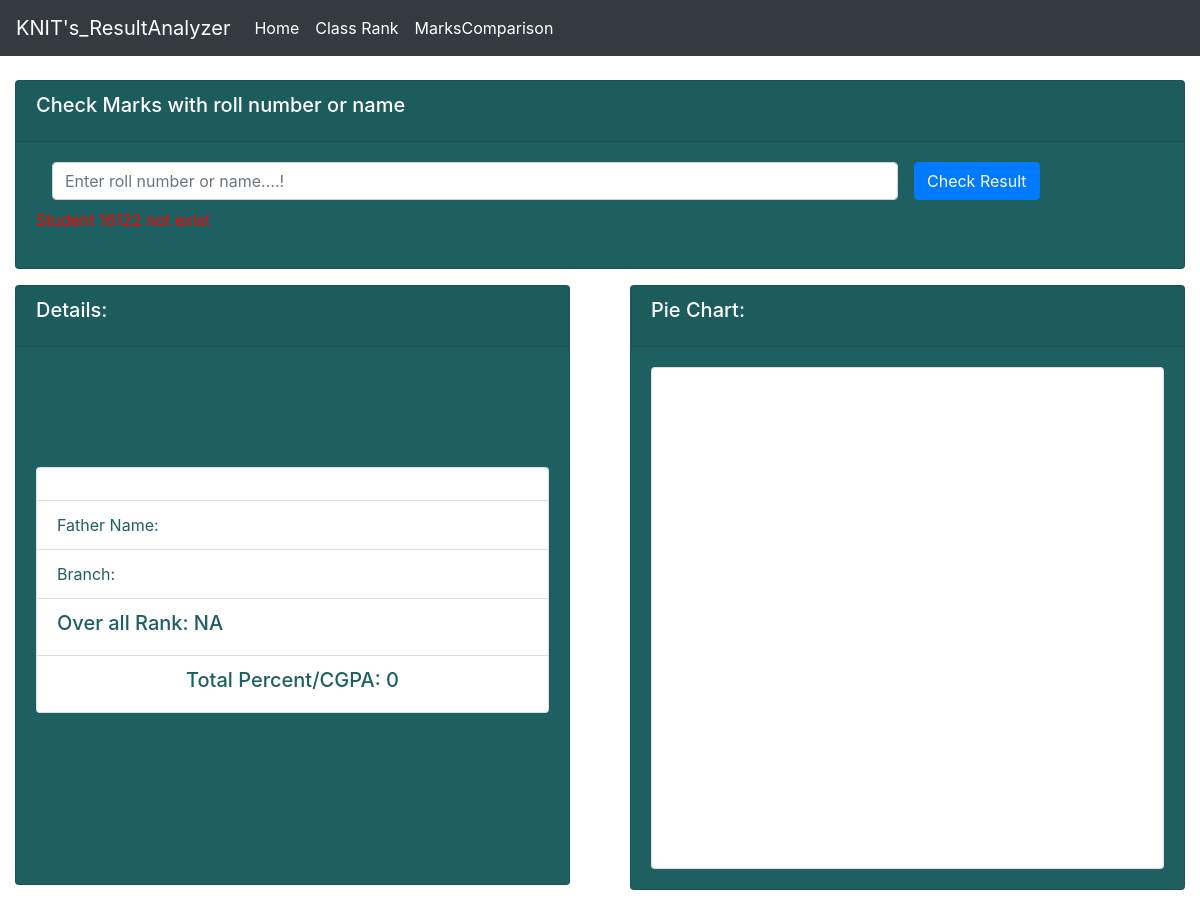
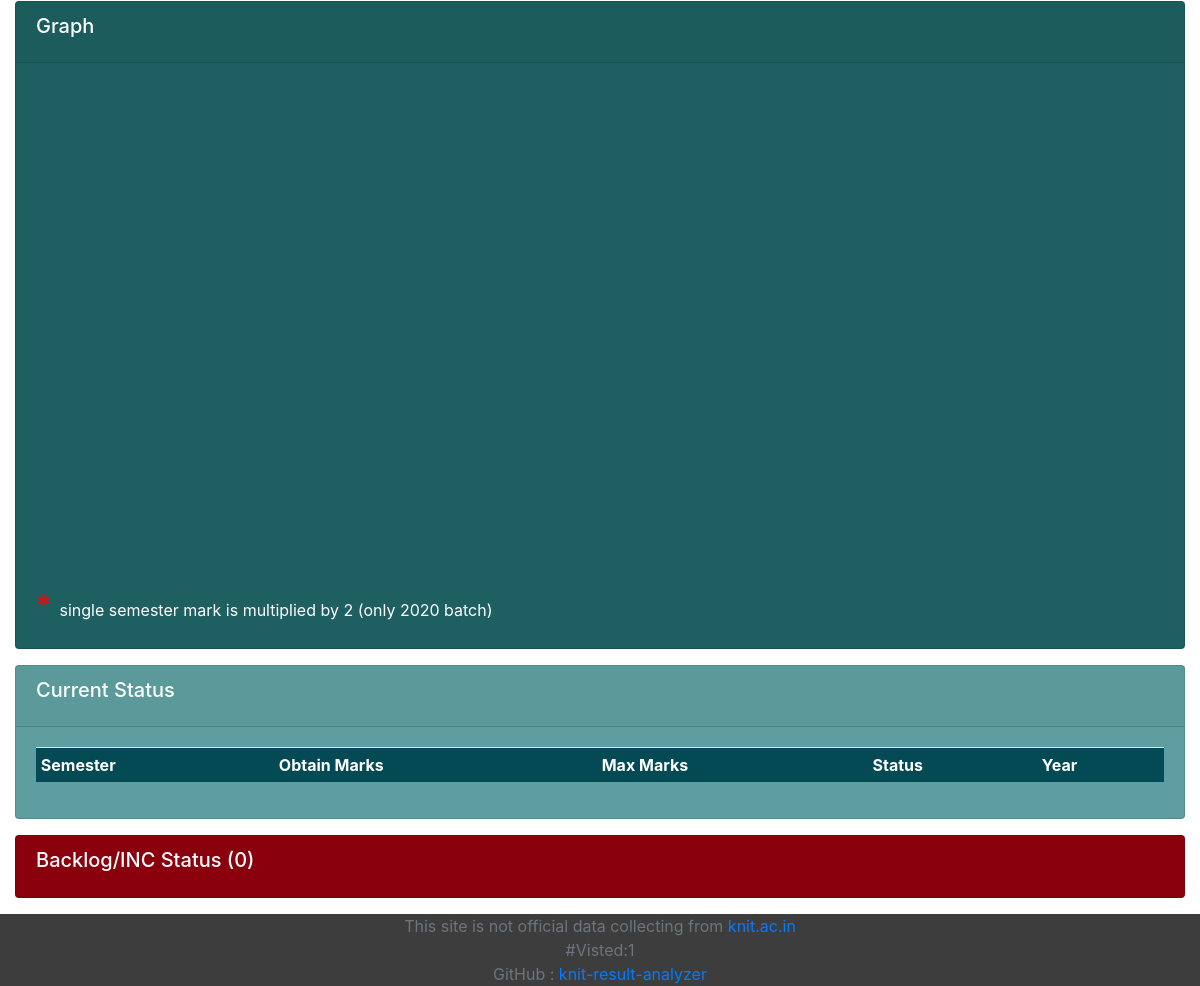
Page /fullResult/16122 on the earlier database version (2 pictures, top to bottom).
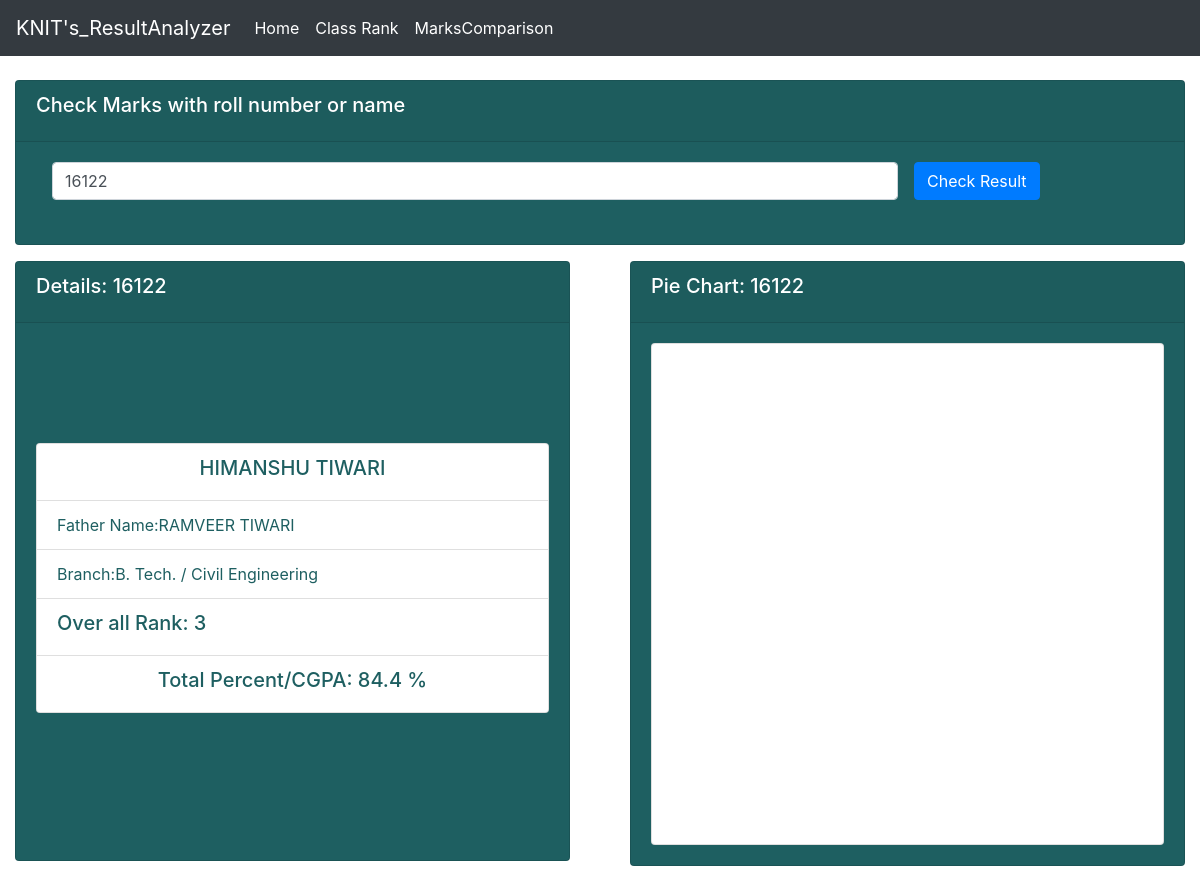
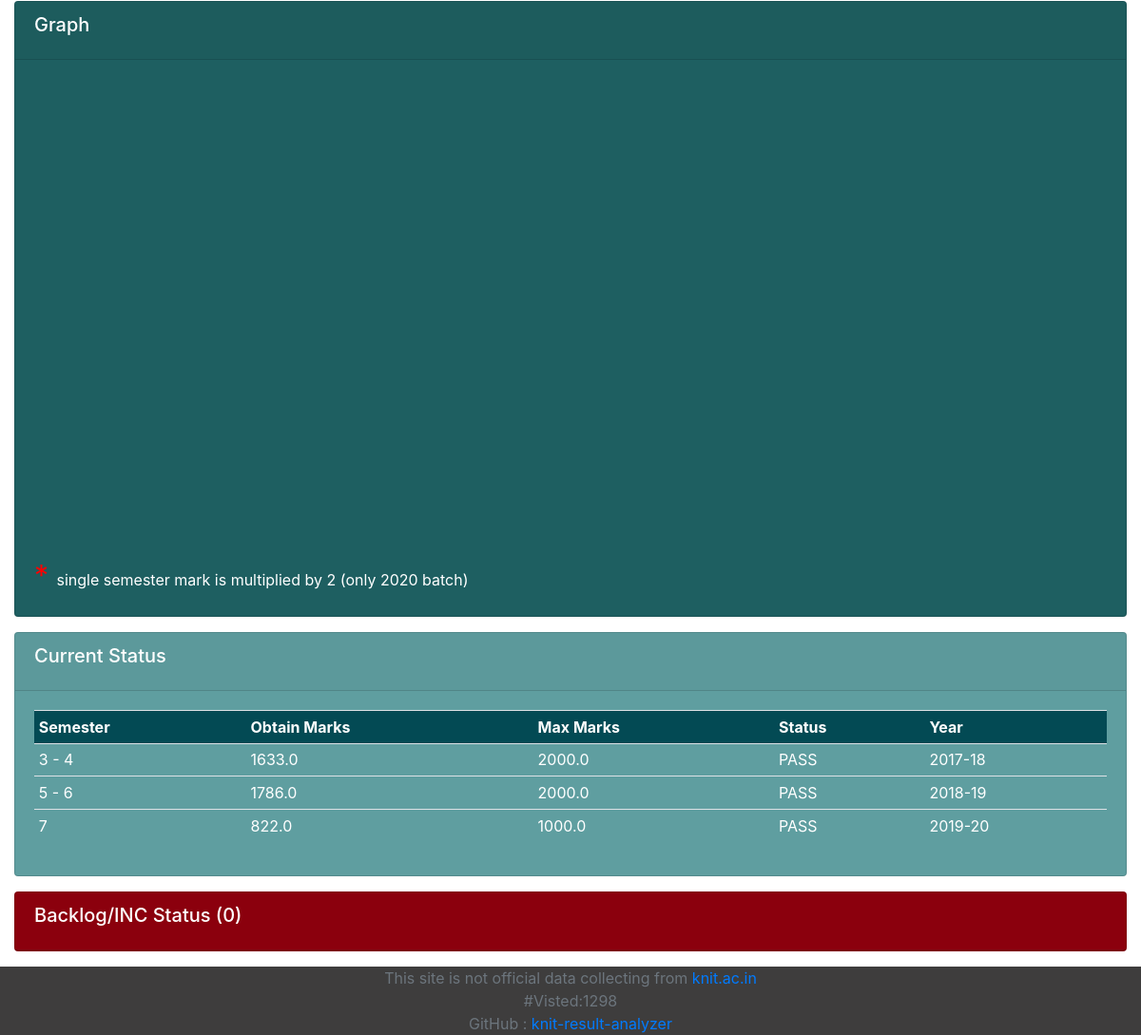
Same page on the later database version (2 pictures, top to bottom).
### resultApp/models.py (models this page shows, shortened)
class Student(models.Model):
	roll=models.CharField(max_length=20,primary_key=True)
	name=models.CharField(max_length=30)
	fname=models.CharField(max_length=30)
	course=models.CharField(max_length=30)

class Marks(models.Model):
	roll=models.CharField(max_length=20)
	semester=models.CharField(max_length=20)
	year_of_result=models.CharField(max_length=20)
	obtain_marks=models.FloatField(default=0)
	total_marks=models.FloatField(default=10.0)
	status=models.CharField(max_length=20)
	carry_over_status=models.IntegerField()
	dinank=models.DateTimeField(default=timezone.now)
	def __str__(self):
		return self.roll
	class Meta:
		unique_together = ('roll', 'semester',)

### resultApp/views.py (the view, shortened to what this page needs)
# urls.py: path('fullResult', views.fullResult ,name='fullResult') ,
def fullResult(request, rolln=''):
	msg=''
	studentDetail = ''
	pieData = ''
	rollOrName = ''
	lineData= []
	rank='NA'
	if request.method=='POST' or rolln!='':
		if rolln!='':
			rollOrName = rolln
		else:rollOrName=request.POST.get('rollOrName','')
		try:
			studentDetail=  Student.objects.get(roll=rollOrName)
			if len(rollOrName)==6:
				batch = int(rollOrName[0:2])-1
				branch = int(rollOrName[3])
			else:
				batch = int(rollOrName[0:2])
				branch = int(rollOrName[2])
			allMrakWithRankSorted = getOverAllRank(batch,branch)
			for idx,vlu in enumerate(allMrakWithRankSorted):
				if vlu[0]==rollOrName:rank = idx+1
		except:
			msg="Student {} not exist".format(rollOrName)
		pieData = getAllMarks(rollOrName)
		flag=1
		try:
			allSem = Marks.objects.filter(roll=rollOrName)
			percent = 0
			year = '2020'
			for i in allSem:
				if rollOrName not in rollNoGenerator( int(year[2::])-4)  :
					percent+=i.obtain_marks
				else:
					percent += i.obtain_marks/i.total_marks
					flag=0
					print("--------------------")
				if len(i.semester)==1 and rollOrName  in rollNoGenerator(int(year[2::])-4):
					lineData.append({'y':i.obtain_marks*2,'label': "* Semester "+i.semester})
				else:
					lineData.append({'y':i.obtain_marks,'label': "Semester "+i.semester})
			percent /=len(allSem)
			print('--->',percent)
			if flag:
				percent = str(round(percent,2))
			else:
				percent = str(round(percent*100,1) )+' %'
			print('percent',percent)
		except:
			print("Except2")
		try:
			backlogData = Carryover.objects.filter(roll=rollOrName)
		except:
			print("Except3")
		print('hekkko',allSem)
	context = {
		'percent':percent,
		'msg':msg,
		'studentDetail':studentDetail,
		'pieData':pieData,
		'allSem':allSem,
		'backlogData':backlogData,
		'totalBackLog':'('+str(len(backlogData))+')',
		'visit':countVisitor(),
		'lineData':lineData,
		'rank':rank
	}
	return render(request,'fullResult.html',context)

### resultApp/views.py (called while the page is built)
def countVisitor():
	visitUpdate = Visitor(count=1)
	visitUpdate.save()
	return Visitor.objects.all().count()

def rollNoGenerator(year):
	year=str(year)
	lateral_code='8'
	course_code=['1','2','3','4','5','6']
	linear=62
	lateral=12
	def rollconvert(param):
		if param<10:k='0'+str(param)
		else:k=str(param)
		return str(k)
	roll=[]
	for h in course_code:
		for i in range(1,linear+1):roll.append(year+h+rollconvert(i))
		year=str(int(year)+1)
		for i in range(1,lateral+1):roll.append(year+lateral_code+h+rollconvert(i))
		year=str(int(year)-1)
	return roll

def getAllMarks(roll):
	print(roll)
	allSemMarks = Marks.objects.filter(roll=roll)
	pieData = []
	for i in allSemMarks:
		pieData.append({ 'y': i.obtain_marks, 'name': 'Semester('+i.semester+')' })
		print('sjs',i.obtain_marks)
	return pieData

### resultApp/templates/fullResult.html (shortened to what this page needs)
{%    extends 'main.html'    %}
{%  block content  %}
<div class="row">
	<div class="col">
		<div class="col-md">
			<div class="card text-cetnter text-white mb-3" id="orders-delivered" style="background: #1e5f61;">
				<div class="card-header">
					<h5  class="card-title">Check Marks with roll number or name</h5>
				</div>
				<div class="card-body" >
				<form class="form-inline" method="post" action="../fullResult">
				  <div class="form-group mx-sm-3 mb-2" style="width: 75%">
				    <input type="number" class="form-control" value='{{studentDetail.roll}}' id="inputPassword2" name="rollOrName" placeholder="Enter roll number or name....!" style="width: 100%">
				  </div>
				  <button type="submit" class="btn btn-primary mb-2">Check Result</button>
				</form>
				<p style="color: red">{{msg}}</p>
				</div>
			</div>
		</div>
	</div>
</div>
<div class="row">
	<div class="col">
		<div class="col-md">
			<div class="card text-cetnter text-white mb-3" id="orders-delivered" style="background: #1e5f61;height: 600px">
				<div class="card-header">
					<h5  class="card-title">Details: {{studentDetail.roll}}</h5>
				</div>
				<div class="card-body" >
				<div class="card" style="width: 100%; margin-top: 100px">
				  <ul class="list-group list-group-flush" style="color:#1e5f61">
				    <li class="list-group-item"><h5 style="text-align: center;">{{studentDetail.name}}</h5></li>
				    <li class="list-group-item">Father Name:{{studentDetail.fname}}</li>
				    <li class="list-group-item">Branch:{{studentDetail.course}}</li>
				    <li class="list-group-item"><h5 >Over all Rank: {{rank}}</h5></li>
				    <li class="list-group-item"><h5 style="text-align: center;">Total Percent/CGPA: {{percent}}</h5></li>
				  </ul>
				</div>
				</div>
			</div>
		</div>
	</div>
	<div class="col">
		<div class="col-md-12">
			<div class="card text-cetnter text-white mb-3" id="orders-delivered" style="background: #1e5f61;">
				<div class="card-header">
					<h5  class="card-title">Pie Chart: {{studentDetail.roll}}</h5>
				</div>
				<div class="card-body" >
				<div class="card" style="width: 100%;">
				  {% include 'totalPie.html'  %}
				</div>
			</div>
		</div>
	</div>
</div>
</div>
<div class="row">
	<div class="col">
		<div class="col-md">
			<div class="card text-cetnter text-white mb-3" id="orders-delivered" style="background: #1e5f61;">
				<div class="card-header">
					<h5  class="card-title">Graph</h5>
				</div>
				<div class="card-body"  >
					{%  include 'lineGraph.html' %}
					<span style="color: red;font-size: 30px">* </span><span>single semester mark is multiplied by 2 (only 2020 batch) </span>
				</div>
				</div>
			</div>
		</div>
	</div>
<div class="row" >
	<div class="col">
		<div class="col-md">
			<div class="card text-cetnter text-white mb-3" id="orders-pending" style="background: cadetblue;cursor: pointer;">
				<div class="card-header" >
					<h5  class="card-title">Current Status</h5>
				</div>
				<div class="card-body" id="myDIV" >
					<table class="table table-sm">
						<tr class="table" style="background: #034a54">
							<th>Semester</th>
							<th>Obtain Marks</th>
							<th>Max Marks</th>
							<th>Status</th>
							<th>Year</th>
						</tr>
						{% for i in allSem %}
						<tr>
							<td>{{ i.semester }}</td>
							<td>{{ i.obtain_marks }}</td>
							<td>{{ i.total_marks }}</td>
							<td>{{ i.status }}</td>
							<td>{{ i.year_of_result }}</td>
						</tr>
						{% endfor %}
					</table>
				</div>
			</div>
		</div>
	</div>
</div>
<div class="row" >
	<div class="col">
		<div class="col-md">
			<div class="card text-cetnter text-white mb-3" id="orders-pending" style="background: #90000e;cursor: pointer;">
				<div class="card-header" onclick= "document.getElementById('myDIV1').style.display = 'block';">
					<h5  class="card-title">Backlog/INC Status {{totalBackLog}}</h5>
				</div>
			</div>
		</div>
	</div>
</div>
{% endblock  %}

Differences in the rows shown:
added Student: rollOrName "16122", roll "16122", name "HIMANSHU TIWARI", fname "RAMVEER TIWARI", course "B. Tech. / Civil Engineering"
added Marks: semester "3 - 4", obtain_marks "1633.0", total_marks "2000.0", status "PASS", year_of_result "2017-18"
added Marks: semester "5 - 6", obtain_marks "1786.0", total_marks "2000.0", status "PASS", year_of_result "2018-19"
added Marks: semester "7", obtain_marks "822.0", total_marks "1000.0", status "PASS", year_of_result "2019-20"
Other differences:
{{ rank }}: "NA" → "3"
{{ percent }}: "0" → "84.4 %"
{{ visit }}: "1" → "1298"
